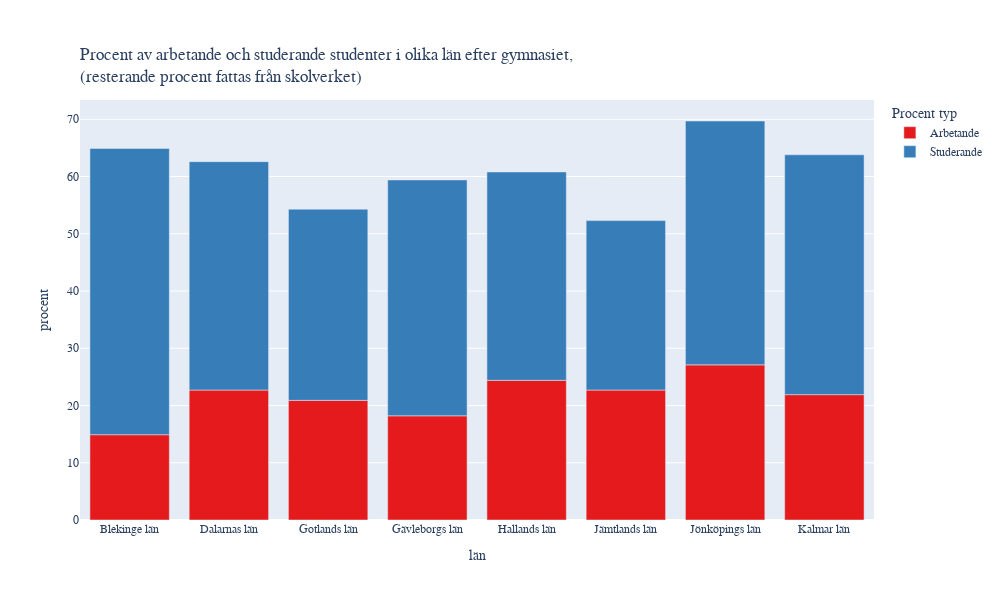

Notebook cell for this chart:
### Code cell
colors = px.colors.qualitative.Set1

fig = px.bar(new_melted_df, y="procent", x="Län", color="Procent typ",
              labels={"Percentage": "Procent", "Län": "län", "Percentage_Type": "Procent typ"},
              title="Procent av arbetande och studerande studenter i olika län efter gymnasiet,<br>(resterande procent fattas från skolverket)",
              width=1000, height=600,
              color_discrete_sequence=colors
              )

fig.update_layout(font=dict(family="Arial", size=12))
fig.update_layout(xaxis=dict(showgrid=False), yaxis=dict(showgrid=True))
fig.update_layout(title=dict(x=0.08, y=0.9))  

fig.show()
fig.write_html("Visualisering/plot_2_1:a")

### Figure 1 — Plotly figure (JSON) as saved in the notebook; plotly's stock layout.template omitted (floating-point values rounded to 4 significant figures)
{"data": [{"alignmentgroup": "True", "hovertemplate": "Procent typ=Arbetande<br>län=%{x}<br>procent=%{y}<extra></extra>", "legendgroup": "Arbetande", "marker": {"color": "rgb(228,26,28)", "pattern": {"shape": ""}}, "name": "Arbetande", "offsetgroup": "Arbetande", "orientation": "v", "showlegend": true, "textposition": "auto", "type": "bar", "x": ["Blekinge län", "Dalarnas län", "Gotlands län", "Gävleborgs län", "Hallands län", "Jämtlands län", "Jönköpings län", "Kalmar län"], "xaxis": "x", "y": [14.9, 22.7, 20.9, 18.2, 24.4, 22.7, 27.1, 21.9], "yaxis": "y"}, {"alignmentgroup": "True", "hovertemplate": "Procent typ=Studerande<br>län=%{x}<br>procent=%{y}<extra></extra>", "legendgroup": "Studerande", "marker": {"color": "rgb(55,126,184)", "pattern": {"shape": ""}}, "name": "Studerande", "offsetgroup": "Studerande", "orientation": "v", "showlegend": true, "textposition": "auto", "type": "bar", "x": ["Blekinge län", "Dalarnas län", "Gotlands län", "Gävleborgs län", "Hallands län", "Jämtlands län", "Jönköpings län", "Kalmar län"], "xaxis": "x", "y": [50, 39.9, 33.4, 41.2, 36.4, 29.6, 42.6, 41.9], "yaxis": "y"}], "layout": {"barmode": "relative", "font": {"family": "Arial", "size": 12}, "height": 600, "legend": {"title": {"text": "Procent typ"}, "tracegroupgap": 0}, "title": {"text": "Procent av arbetande och studerande studenter i olika län efter gymnasiet,<br>(resterande procent fattas från skolverket)", "x": 0.08, "y": 0.9}, "width": 1000, "xaxis": {"anchor": "y", "domain": [0, 1], "showgrid": false, "title": {"text": "län"}}, "yaxis": {"anchor": "x", "domain": [0, 1], "showgrid": true, "title": {"text": "procent"}}}}
